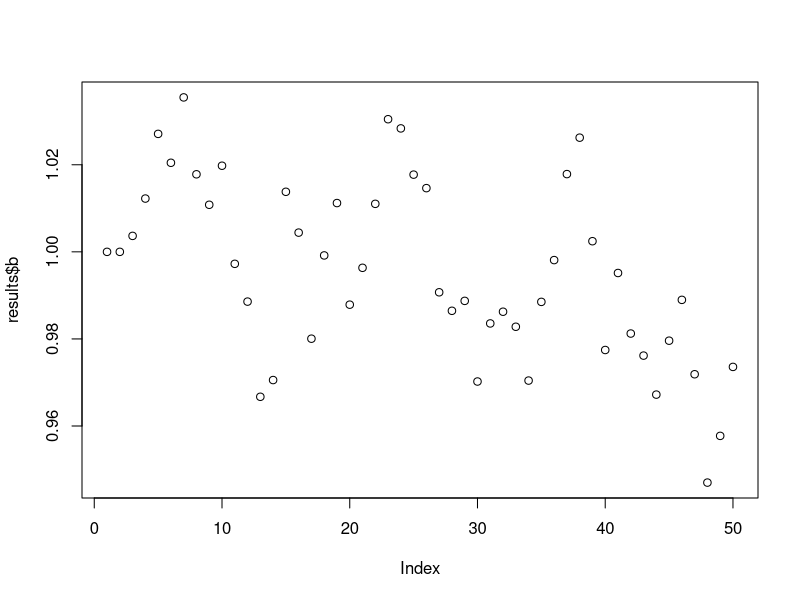
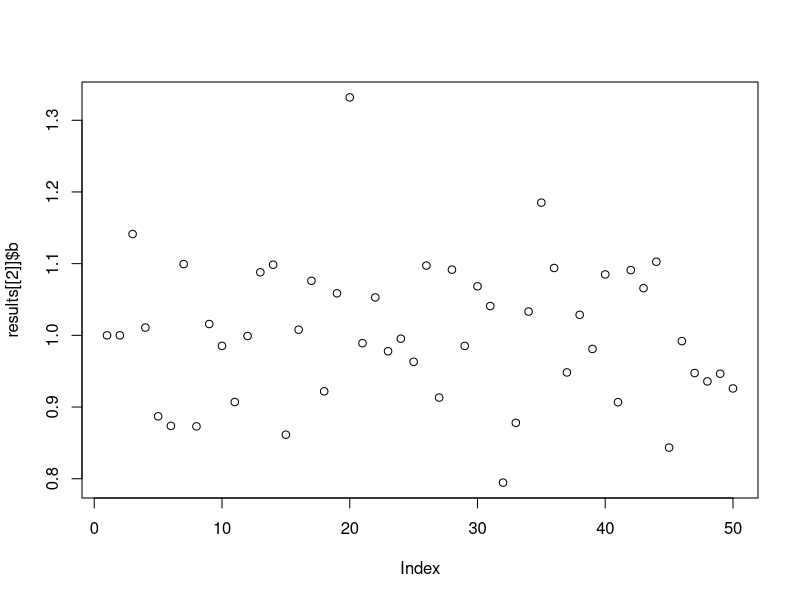

Generate these figures, in order, with R:
#Operating model with help from Dan:

# Create df of experiments
## Example for setup
n_experiment = 10

experiment <- data.frame(
  g = runif(n_experiment, min = 0.05, max = 1.2),
  g_s = runif(n_experiment, min = -0.01, max = 0.01)
)

# Define the simulation model 
sam_fishery <- function(b, f, g, g_s, phi, years, manager, e){
  # b = 1
  # f = 1.5
  # g = 0.2
  # g_s = -0.01
  # phi = 0.188
  # years = 50
  results <- data.frame(
    b = rep(NA, years), c = rep(NA, years), year = 1:years,
    g = rep(NA, years)
    
  )
  results$b[1] = b
  results$c[1] = g * f * b
  results$g[1] = g
  
  for (t in 2:years) {
  results$b[t] = results$b[t-1] + (((phi + 1) / phi) * results$g[t-1] * results$b[t-1] * (1 - (results$b[t-1] ^ phi)/(phi + 1))) - results$c[t-1]
  results$g[t] = results$g[t-1] * (1 + g_s)
  if (manager == "climate ready"){
    results$c[t] = results$g[t] * f * 
      (results$b[t] * exp(rnorm(1, 0, e))) #example of adding climate management
  }
  if (manager != "climate ready"){
    results$c[t] = g * f * (results$b[t] * exp(rnorm(1, 0, e)))
  }
  }
  return(results)
}

results = sam_fishery(b = 1, f = 1, g = 0.2, phi = 0.188,
                      years = 50, g_s = -0.01, manager = "climate ready",
                      e = 0.1)
plot(results$b)

#Run the model for the 10 experiments


results = list()


for (i in 1:n_experiment){
  results[[i]] <- sam_fishery(b = 1, f = 1, g = experiment$g[i], g_s = experiment$g_s[i], phi = 0.188,
              years = 50, manager = "climate ready", e = 0.1)
}

plot(results[[2]]$b) #plot results for b from the 2nd experiment
